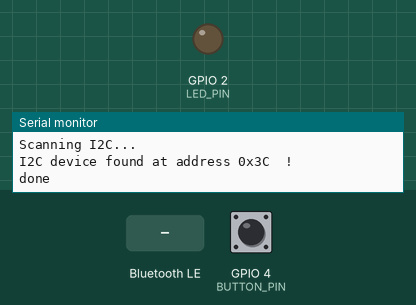
Bench run of a program on a simulated ESP32. Shown: output pins drawn as LEDs (lit = HIGH), the last lines printed to the serial monitor. Dashed ring = blinking. Inputs (shaded band) come from the test bench; at power-on: GPIO 4 (BUTTON_PIN) HIGH. Nothing arrives over Bluetooth unless stated; a phone connects over Bluetooth LE 3 s after start.

Above: at 1.2 s.
1.3 s: GPIO 4 (BUTTON_PIN) pulled LOW for 0.15 s
At 4.3 s:
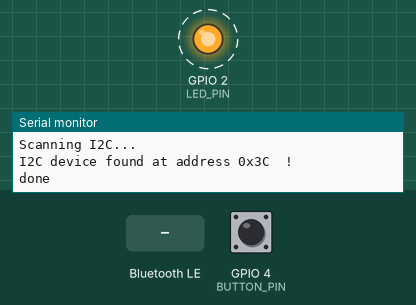
4.4 s: Bluetooth LE write "1" received
Timing chart, 0 to 13.4 s (numbered marks = the images above; inputs shaded):
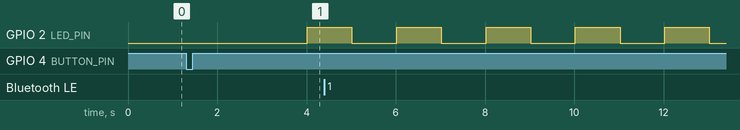

The program:

main.cpp
```cpp
#include <BLEDevice.h>
#include <BLEServer.h>
#include <BLEUtils.h>
#include <BLE2902.h>
#include <Arduino.h>
#include <Wire.h>

// Constants
#define SERVICE_UUID        "55725ac1-066c-48b5-8700-2d9fb3603c5e"
#define CHARACTERISTIC_UUID "69ddb59c-d601-4ea4-ba83-44f679a670ba"
#define BLE_DEVICE_NAME     "ESP32"
// GPIO 6〜11,32,33は非推奨
#define LED_PIN             2
#define BUTTON_PIN          4

// Variables
BLEServer *pServer = NULL;
BLECharacteristic *pCharacteristic = NULL;
bool deviceConnected = false;
bool oldDeviceConnected = false;
bool bleOn = false;
bool ledState = false;
bool buttonPressed = false;
int buttonCount = 0;
uint32_t time_ms = 0;

// Android（Kotlin）側からデータを受信するコールバック
class MyCharacteristicCallbacks: public BLECharacteristicCallbacks {
    void onWrite(BLECharacteristic *pCharacteristic) {
        std::string rxValue = pCharacteristic->getValue();

        if (rxValue.length() > 0) {
            Serial.print("Receive data from Android: length = ");
            Serial.print(rxValue.length());
            Serial.println("):");
            String receivedString = "";
            for (int i = 0; i < rxValue.length(); i++) {
                receivedString += rxValue[i];
            }
            Serial.print("Received Data: ");
            Serial.println(receivedString);

            // Androidから受け取った指示に応じて処理を分けるならここで
        }
    }
};

// サーバー接続状態のコールバック
class MyServerCallbacks: public BLEServerCallbacks {
    void onConnect(BLEServer *pServer) {
        deviceConnected = true;
        Serial.println("Connect Android");
    };
    void onDisconnect(BLEServer *pServer) {
        deviceConnected = false;
        Serial.println("Disconnect Android");
    }
};

void i2c_scan(){
    byte error, address;
    int nDevices;

    Serial.println("Scanning I2C...");

    nDevices = 0;
    for (address = 1; address < 127; address++ )
    {
        Wire.beginTransmission(address);
        error = Wire.endTransmission();

        if (error == 0)
        {
            Serial.print("I2C device found at address 0x");
            if (address < 16)
                Serial.print("0");
            Serial.print(address, HEX);
            Serial.println("  !");

            nDevices++;
        }
        else if (error == 4)
        {
            Serial.print("Unknown error at address 0x");
            if (address < 16)
                Serial.print("0");
            Serial.println(address, HEX);
        }
    }
    if (nDevices == 0)
        Serial.println("No I2C devices found\n");
    else
        Serial.println("done\n");
}

void setup() {
    pinMode(LED_PIN, OUTPUT);
    pinMode(BUTTON_PIN, INPUT_PULLUP);
    Serial.begin(115200);

    BLEDevice::init(BLE_DEVICE_NAME);

    // Server設定
    pServer = BLEDevice::createServer();
    pServer->setCallbacks(new MyServerCallbacks());

    // Service設定
    BLEService *pService = pServer->createService(SERVICE_UUID);

    // Characteristic設定 (WRITE と NOTIFY を両方許可)
    pCharacteristic = pService->createCharacteristic(
        CHARACTERISTIC_UUID,
        BLECharacteristic::PROPERTY_WRITE  |
        BLECharacteristic::PROPERTY_NOTIFY
    );

    // コールバックを設定
    pCharacteristic->setCallbacks(new MyCharacteristicCallbacks());

    pCharacteristic->addDescriptor(new BLE2902());

    pService->start();

    // Advertising設定
    BLEAdvertising *pAdvertising = BLEDevice::getAdvertising();
    pAdvertising->addServiceUUID(SERVICE_UUID);

    pAdvertising->setScanResponse(true);
    pAdvertising->setMinPreferred(0x06);
    pAdvertising->setMinPreferred(0x12);

    BLEDevice::startAdvertising();

    Wire.begin();
    Serial.println("Start ESP32 BLE Server...");
}

void loop() {
    // disconnecting
    if(!deviceConnected && oldDeviceConnected){
        delay(500); // give the bluetooth stack the chance to get things ready
        pServer->startAdvertising();
        Serial.println("restartAdvertising");
        oldDeviceConnected = deviceConnected;
        bleOn = false;
        digitalWrite(LED_PIN,LOW);
    }

    // connecting
    if(deviceConnected && !oldDeviceConnected)
    {
        oldDeviceConnected = deviceConnected;
        bleOn = true;
    }

    // BUTTON (Notify送信処理)
    if(digitalRead(BUTTON_PIN) == LOW){
        if(buttonPressed == false){
            buttonCount++;
            String str="";
#if 0
            // データ1個
            str = String(buttonCount);
#else
            // データ3個
            str = String(buttonCount) + "," + String(buttonCount*2) + "," + String((buttonCount*buttonCount)%1000);
#endif
            Serial.print("Notify Send: ");
            Serial.println(str);

            // Notify送信
            if( deviceConnected ){
                pCharacteristic->setValue((uint8_t*)str.c_str(), str.length());
                pCharacteristic->notify();
            }
            buttonPressed = true;
            delay(50);
        }
    }
    else{
        if(buttonPressed == true){
            buttonPressed = false;
            delay(50);
        }
    }

    // I2C スキャン ＆ Lチカ
    if (millis() - time_ms > 1000)
    {
        time_ms = millis();
        i2c_scan();

        // LED blink
        if(bleOn)
        {
            if(ledState){
                digitalWrite(LED_PIN,HIGH);
            }
            else
            {
                digitalWrite(LED_PIN,LOW);
            }
            ledState = !ledState;
        }
    }
}
```

Measured:
- by itself, GPIO 2 (LED_PIN): alternates HIGH for 1.0 s and LOW for 1.0 s
